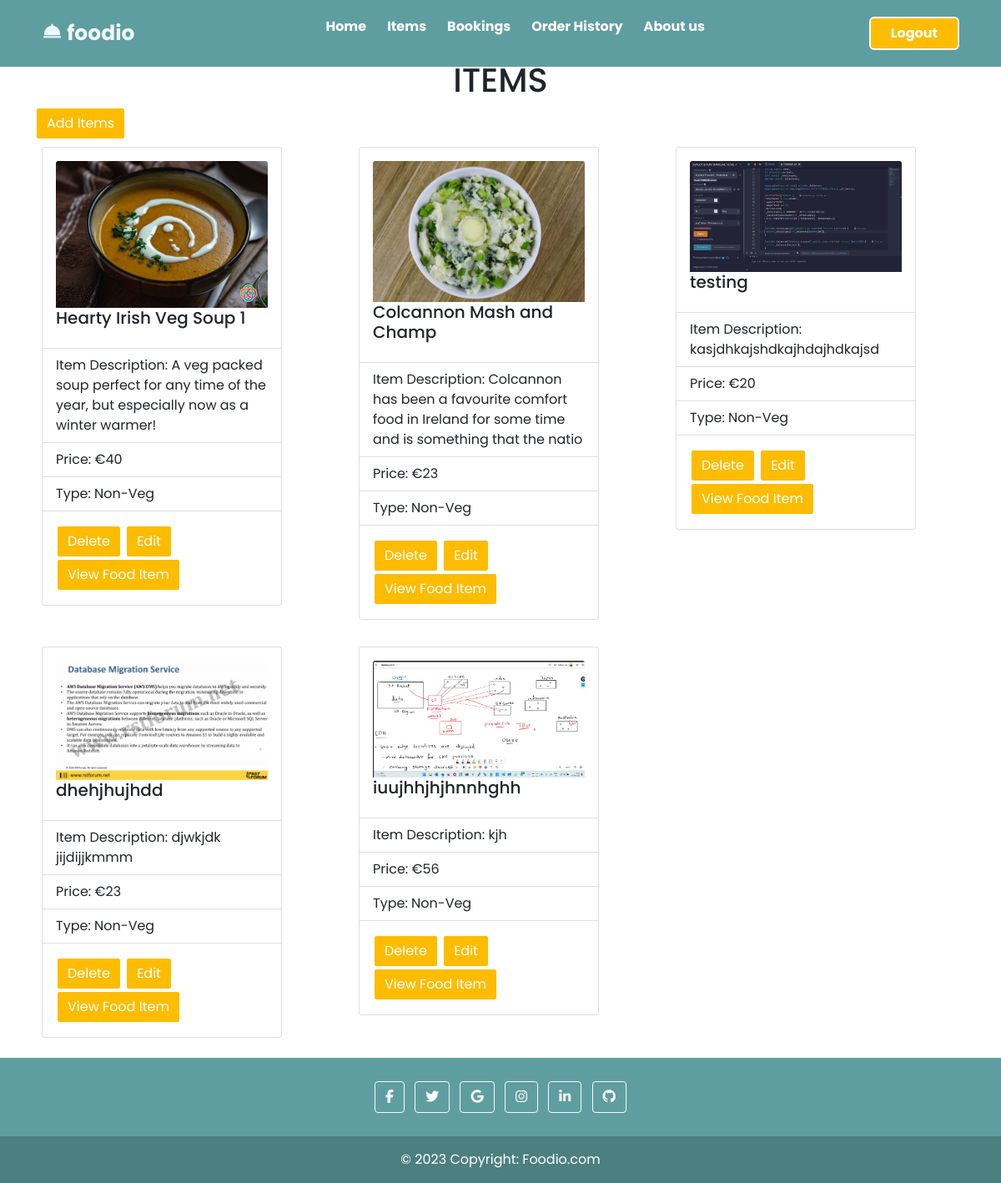
The page /items/ (signed in) on the database as committed earlier.
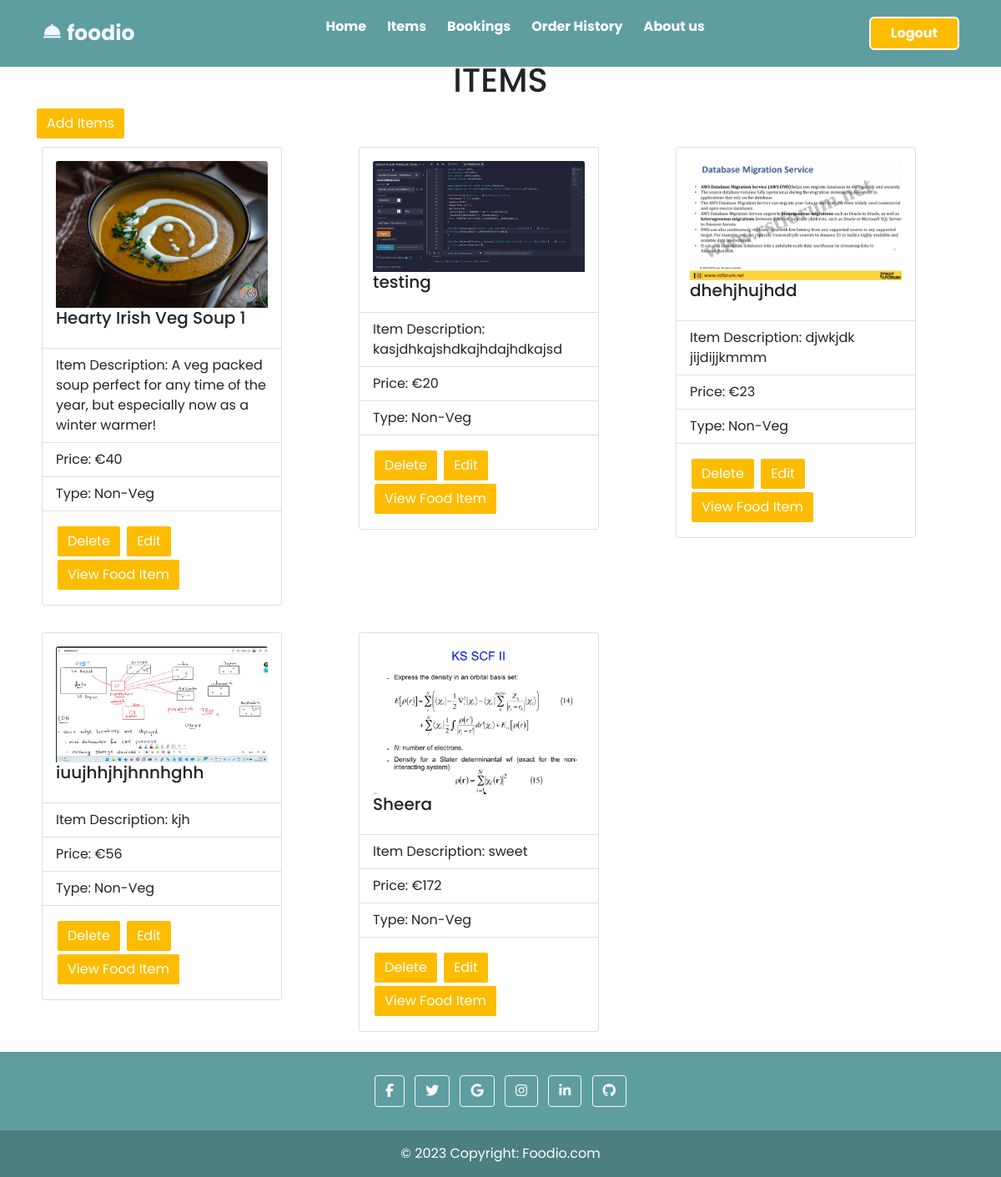
The same page on the database as committed later.
### items/models.py (models this page shows, shortened)
class Items(models.Model):
    item_name= models.CharField(max_length=100)
    item_price= models.IntegerField()
    item_description= models.CharField(max_length=100)
    item_isveg= models.BooleanField()
    item_img = models.ImageField(upload_to='static/photos/',default=None)

### items/views.py (the view)
# urls.py: path('items/',include('items.urls')),
@login_required
@require_http_methods(["GET"])
def items(request):
    try:
        data=Items.objects.all()
        return render(request , 'items/items.html',{'items':data})
    except Exception:
        return redirect(handler500)

### templates/items/items.html
{% extends 'base.html' %}
{% block body %}
{% load static %}
<div class="container">
  <h1 style=" text-align: center; ">ITEMS</h1>
  {% if user.is_authenticated and user.is_superuser %}
  <a href="{% url 'items_forms_create_update'  %}"><button class="btn btn-primary next-btn"
      style="color:white; background-color: #fdbc00; border: 2px solid #fff;">Add Items</button></a>
  {% endif %}
  <div class="row row-cols-10 row-cols-md-3">
    {% for item in items %}
    <div class="d-flex flex-row mb-3">
      <div class="p-2">
        <div class="card" style="width: 18rem;">
          <div class="card-body">
            <img src="/{{ item.item_img }}" style="width: 100%;height: auto;" class=" card-img-top"
              alt="/{{ item.item_img }}">
            <h5 class="card-title">{{ item.item_name }}</h5>
          </div>
          <ul class="list-group list-group-flush">
            <li class="list-group-item">Item Description: {{ item.item_description }}</li>
            <li class="list-group-item">Price: €{{ item.item_price }} </li>
            <li class="list-group-item">Type:
              {% if order.item_id.item_isveg %}
              {{ "Veg" }}
              {% else %}
              {{ "Non-Veg" }}
              {% endif %}
            </li>
          </ul>
          <div class="card-body">
            {% if user.is_authenticated %}
            {% if user.is_superuser %}
            <button class="btn btn-primary prev-btn"
              style="color:white; background-color: #fdbc00; border: 2px solid #fff;"> <a
                href="{% url 'deleteitems' item.id %}" style="color:white;">Delete</a></button>
            <button class="btn btn-primary next-btn"
              style="color:white; background-color: #fdbc00; border: 2px solid #fff;">
              <a href="{% url 'items_forms_load' item.id %}" style="color:white">Edit</a></button>
            {% endif %}
            <button class="btn btn-primary next-btn"
              style="color:white; background-color: #fdbc00; border: 2px solid #fff;">
              <a href="{% url 'makeorder' item.id %}" style="color:white">View Food Item </a></button>
            {% endif %}
          </div>
        </div>
      </div>
    </div>
    {% endfor %}
  </div>
</div>
{% endblock %}

Rows that differ between the two databases and show on the page:
removed Items: item_img (picture), item_name "Colcannon Mash and Champ", item_description "Colcannon has been a favourite comfort food in Ireland for some time and is something that the natio", item_price "23", value "Non-Veg"
added Items: item_img (picture), item_name "Sheera", item_description "sweet", item_price "172", value "Non-Veg"
